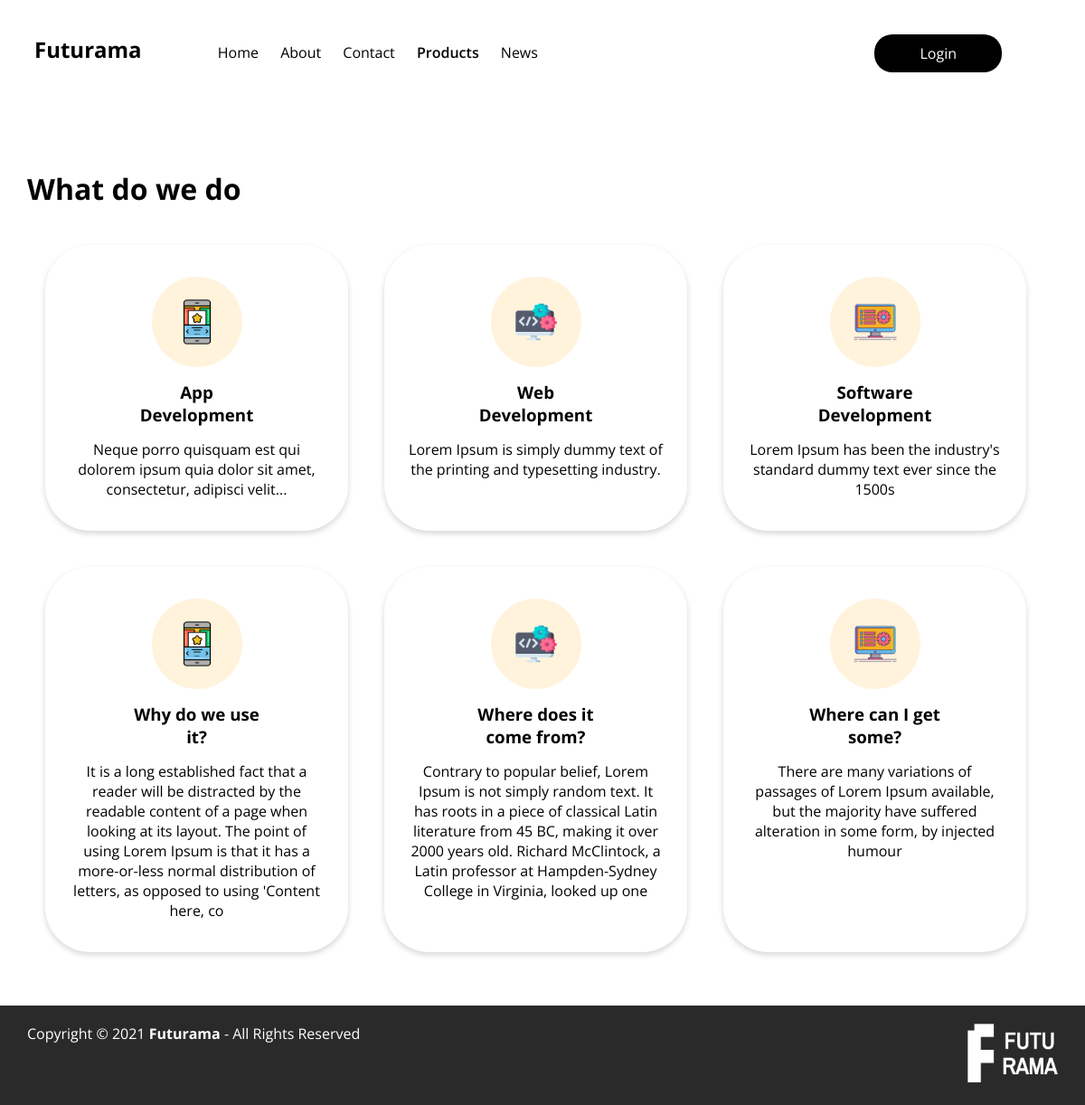
/product, run on the app's committed database.
### tables this page shows
CREATE TABLE `product` (
  `product_id` int(11) NOT NULL,
  `product_name` varchar(255) NOT NULL,
  `product_description` varchar(255) NOT NULL,
  `product_icon` varchar(255) NOT NULL
);

### controllers/ProductController.php (called while the page is built)
<?php
require_once(__DIR__."/../repository/ProductRepository.php");
class ProductController{
    private $productRepository;
    public function __construct()
    {
        $this->productRepository = new ProductRepository();
    }
    public function index(){
        $products = $this->getProducts();
        require_once(__DIR__."/../view/ProductView.php");
    }
    public function getProducts(){
        $productArr = [];
        foreach($this->productRepository->listAll() as $product){
            $arr = [];
            $arr["img"] = $product->getImage();
            $arr["title"] = $product->getTitle();
            $arr["description"] = $product->getDescription();
            $arr["id"] = $product->getId();
            $productArr[] = $arr;
        }
        return $productArr;
    }
}

### core/Database.php (called while the page is built, shortened)
<?php
class Database
{
    static private $serverName = 'localhost';
    static private $user = 'root';
    static private $password = '';
    static private $databaseName = 'futurama';
    static private $conn;
    static public function setConn()
    {
        try {
            $conn = new PDO("mysql:host=".Database::$serverName.";dbname=".Database::$databaseName,
                Database::$user, Database::$password);
            $conn->setAttribute(PDO::ATTR_ERRMODE, PDO::ERRMODE_EXCEPTION);
            $conn->exec("set names utf8");
        } catch (PDOException $e) {
            die($e->getMessage());
        }
        self::$conn = $conn;
    }
    static public function getConn(){
        return self::$conn;
    }
}

### repository/ProductRepository.php (called while the page is built, shortened)
<?php
require_once(__DIR__ . "/../core/Database.php");
require_once(__DIR__ . "/../model/Product.php");
class ProductRepository
{
    private $connection;
    public function __construct()
    {
        $this->connection = Database::getConn();
    }
    private function mapProduct(array $array)
    {
        return new Product($array["product_id"]
            , $array["product_name"]
            , $array["product_description"]
            , $array["product_icon"]);
    }
    public function listAll($limit = null)
    {
        $products = [];
        if(is_numeric($limit)){
            $limit = "LIMIT ".$limit;
        }else{
            $limit = "";
        }
        $sth = $this->connection->prepare("SELECT * FROM `product` ".$limit);
        $sth->execute();
        $result = $sth->fetchAll(\PDO::FETCH_ASSOC);
        foreach ($result as $array) {
            $products[] = $this->mapProduct($array);
        }
        return $products;
    }
}
?>

### model/Product.php (called while the page is built, shortened)
<?php
class Product
{
    private $id;
    private $title;
    private $description;
    private $image;
    public function __construct($id, $title, $description, $image)
    {
        $this->id = $id;
        $this->title = $title;
        $this->description = $description;
        $this->image = $image;
    }
    public function getId()
    {
        return $this->id;
    }
    public function getTitle()
    {
        return $this->title;
    }
    public function getDescription()
    {
        return $this->description;
    }
    public function getImage()
    {
        return $this->image;
    }
}
    ?>

### view/ProductView.php (the view, shortened to what this page needs)
<?php
include_once(__DIR__.'/../includes/header.php');
?>
<div id="container">
    <div class="row">
        <div class="col-12">
            <h1>What do we do</h1>
        </div>
    </div>
        <?php
        for ($i = 0; $i<count($products); $i++) {
            if((($i+1)%3) == 1){
                echo '<div class="row">';
            }
            echo "<div class=\"col-3 box\">
            <div class=\"photo-circle egg-sour\">
                <img src=\"".$products[$i]['img']."\"";
            echo "\">
           </div>
           <h3>".$products[$i]['title']."</h3>";
            echo "<span>".$products[$i]['description']."</span>
           </div>";
            if(($i+1)%3 == 0){
                echo '</div>';
            }
        }
        ?>
    </div>
<?php
include_once(__DIR__.'/../includes/footer.php');
?>

### css/style.css (style rules this page uses)
html { height: 100%; }
body { position: relative; min-height: 100%; min-height: 100vh; }
* { font-family: 'Open Sans', sans-serif; }
#container { max-width: 1140px; margin: 0 auto; padding-top: 30px; }
.row { display: -webkit-box; display: -ms-flexbox; display: flex; height: 100%; }
.col-3 { -webkit-box-flex: 25%; -ms-flex: 25%; flex: 25%; margin-left: 10px; max-width: 25%; }
.col-3 * { max-width: 100%; }
.col-12 { -webkit-box-flex: 100%; -ms-flex: 100%; flex: 100%; height: 100%; }
.box { border-radius: 50px; -webkit-box-shadow: 0px 3px 6px rgba(0, 0, 0, 0.16); box-shadow: 0px 3px 6px rgba(0, 0, 0, 0.16); margin: 20px; padding: 35px 25px; text-align: center; }
.photo-circle { margin: auto; width: 100px; height: 100px; border-radius: 50%; display: -ms-flexbox; display: -webkit-box; display: flex; -ms-flex-align: center; -webkit-box-align: center; align-items: center; }
.egg-sour { background-color: #FFF3DC; }
.photo-circle>img { margin: auto; width: 50%; }
.box>h3 { margin: 15px auto; width: 55% }

### data on the page
product: product_icon (picture), product_name "App Development", product_description "Neque porro quisquam est qui dolorem ipsum quia dolor sit amet, consectetur, adipisci velit..."
product: product_icon (picture), product_name "Web Development", product_description "Lorem Ipsum is simply dummy text of the printing and typesetting industry."
product: product_icon (picture), product_name "Software Development", product_description "Lorem Ipsum has been the industry's standard dummy text ever since the 1500s"
product: product_icon (picture), product_name "Why do we use it?", product_description "It is a long established fact that a reader will be distracted by the readable content of a page when looking at its layout. The point of using Lorem Ipsum is that it has a more-or-less normal distribution of letters, as opposed to using 'Content here, co"
product: product_icon (picture), product_name "Where does it come from?", product_description "Contrary to popular belief, Lorem Ipsum is not simply random text. It has roots in a piece of classical Latin literature from 45 BC, making it over 2000 years old. Richard McClintock, a Latin professor at Hampden-Sydney College in Virginia, looked up one"
product: product_icon (picture), product_name "Where can I get some?", product_description "There are many variations of passages of Lorem Ipsum available, but the majority have suffered alteration in some form, by injected humour"
